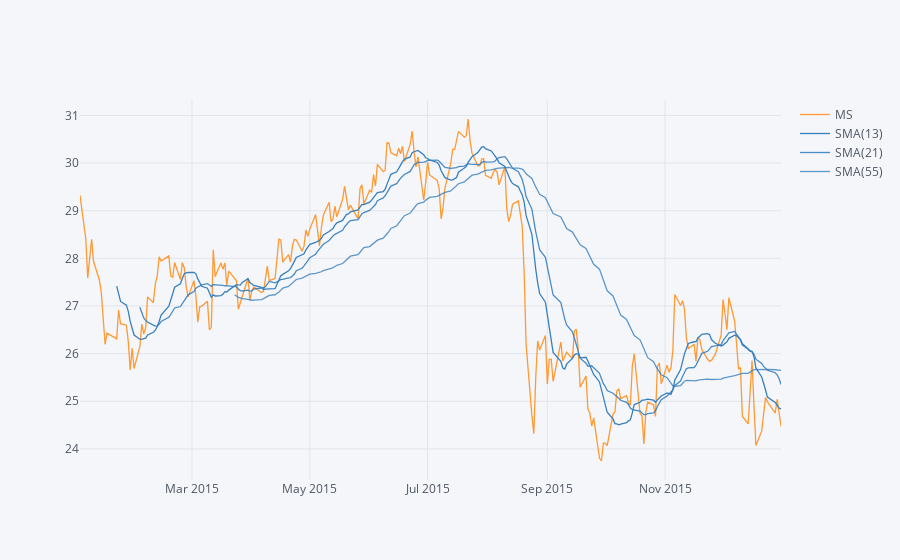

Here is the notebook cell this chart was saved with:
### Code cell
MS['Close'].loc['2015-01-01':'2016-01-01'].ta_plot(study='sma',periods=[13,21,55],title='Simple Moving Averages')

### Figure 1 — Plotly figure (JSON) as saved in the notebook; plotly's stock layout.template omitted (floating-point values rounded to 4 significant figures; data arrays with more than 128 entries replaced by an {"elided": "..."} marker saying what was removed)
{"data": [{"line": {"color": "rgba(255, 153, 51, 1.0)", "dash": "solid", "shape": "linear", "width": 1.3}, "mode": "lines", "name": "MS", "text": "", "type": "scatter", "x": {"elided": "252 str values"}, "y": {"elided": "252 float values"}}, {"line": {"color": "rgba(55, 128, 191, 1.0)", "dash": "solid", "shape": "linear", "width": 1.3}, "mode": "lines", "name": "SMA(13)", "text": "", "type": "scatter", "x": {"elided": "252 str values"}, "y": {"elided": "252 mixed values"}}, {"line": {"color": "rgba(55, 128, 191, 0.8999999999999999)", "dash": "solid", "shape": "linear", "width": 1.3}, "mode": "lines", "name": "SMA(21)", "text": "", "type": "scatter", "x": {"elided": "252 str values"}, "y": {"elided": "252 mixed values"}}, {"line": {"color": "rgba(55, 128, 191, 0.7999999999999998)", "dash": "solid", "shape": "linear", "width": 1.3}, "mode": "lines", "name": "SMA(55)", "text": "", "type": "scatter", "x": {"elided": "252 str values"}, "y": {"elided": "252 mixed values"}}], "layout": {"legend": {"bgcolor": "#F5F6F9", "font": {"color": "#4D5663"}}, "paper_bgcolor": "#F5F6F9", "plot_bgcolor": "#F5F6F9", "title": {"font": {"color": "#4D5663"}}, "xaxis": {"gridcolor": "#E1E5ED", "showgrid": true, "tickfont": {"color": "#4D5663"}, "title": {"font": {"color": "#4D5663"}, "text": ""}, "zerolinecolor": "#E1E5ED"}, "yaxis": {"gridcolor": "#E1E5ED", "showgrid": true, "tickfont": {"color": "#4D5663"}, "title": {"font": {"color": "#4D5663"}, "text": ""}, "zerolinecolor": "#E1E5ED"}}}
